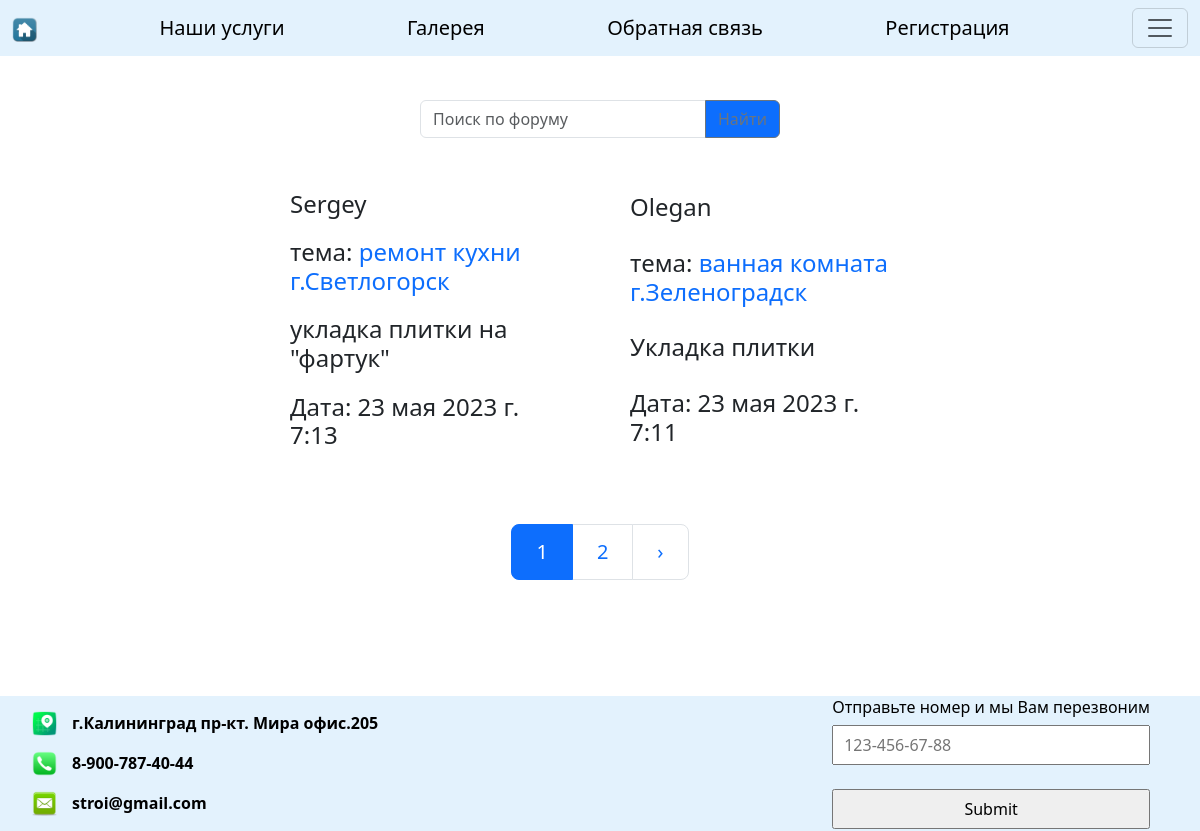
The app's page /forum/ with its own data.
### forum/models.py (models this page shows, shortened)
class Thread(models.Model):  # модель Thread для создания рубрик в модели Category категория
    title = models.CharField(max_length=100)
    content = models.TextField()
    category = models.ForeignKey(Category, on_delete=models.CASCADE)
    author = models.ForeignKey(User, on_delete=models.CASCADE)
    created_at = models.DateTimeField(auto_now_add=True)
    class Meta:
        ordering = ['-created_at']

### main_1/models.py (models this page shows, shortened)
class ContactOfOrganization(models.Model):
    address = models.CharField(max_length=1000)
    phone = models.CharField(max_length=50)
    email = models.CharField(max_length=100)

### forum/views.py (the view)
# urls.py: path('', views.index, name='forum'),
def index(request):
    message, search_query, info = search_forum(request)
    custom_range, message = paginate_forum(request, message, 2)
    contact_org = ContactOfOrganization.objects.all()
    context = {
        'custom_range': custom_range,
        'message': message,
        'search_query': search_query,
        'contact': contact_org,
        'info': info
    }
    return render(request, 'forum/index.html', context)

### forum/utils.py (called while the page is built)
def paginate_forum(request, message, results):
    page = request.GET.get('page', 1)
    paginator = Paginator(message, results, allow_empty_first_page=True)
    message = paginator.get_page(page)
    left_index = int(page) - 2
    if left_index < 1:
        left_index = 1
    right_index = int(page) + 3
    if right_index > paginator.num_pages:
        right_index = paginator.num_pages + 1
    custom_range = range(left_index, right_index)
    return custom_range, message

def search_forum(request):
    search_query = ''
    if request.GET.get('search_query'):
        search_query = request.GET.get('search_query')
    message = Thread.objects.filter(Q(title__iregex=search_query) | Q(content__iregex=search_query) |
                                    Q(author__first_name__iregex=search_query) | Q(
        created_at__iregex=search_query) | Q(category__name__iregex=search_query))
    info = True
    if not message.exists():
        message = Thread.objects.all()
        info = messages.info(request, 'по запросу ничего не найдено')
    return message, search_query, info

### forum/templates/forum/index.html (shortened to what this page needs)
{% extends 'main/index.html' %}
{% block content %}
    {% if message %}
    <form action="{% url 'forum' %}" method="get" id="search">
        <div class="input-group mb-3" style="padding-top: 100px; width: 30%; margin: 0 auto">
  <input type="text" name="search_query" class="form-control" placeholder="Поиск по форуму"
         aria-label="Recipient's username"
         aria-describedby="button-addon2" value="{{ search_query }}">
  <button class="btn btn-outline-secondary bg-primary" type="submit" id="button-addon2">Найти</button>
            </div>
    </form>
    {% else %}
    <h3 style="padding-top: 100px; width: 50%; margin: 0 auto">Вы можете создать раздел в
        <a href="{% url 'personal_account' user.id %}">личном кабинете</a></h3>
    {% endif %}
<div class="forum_block">
    <div class="forum_wrapper">
        <div class="forum_items">
            {% for field in message %}
        <div class="forum_item">
        <h4>{{ field.author.first_name }}</h4>
        <h4>тема: <a href="{% url 'forum_discuss' field.id %}" style="text-decoration: none">
            {{ field.title }}</a></h4>
        <h4>{{ field.content|truncatewords:10 }}</h4>
        <h4>Дата: {{ field.created_at }}</h4>
    </div>
           {% empty %}
                  <div class="false_block" style="height: 340px"></div>
            {% endfor %}
        </div>
        {% if message.has_other_pages %}
        <nav aria-label="...">
  <ul class="pagination pagination-lg" style="padding-top: 30px;">
{% for page in custom_range %}
      {% if page == message.number %}
    <li class="page-item active" aria-current="page">
      <a class="page-link" href="?page={{page}}" data-page="{{page}}">{{ page }}</a>
    </li>
      {% else %}
      <li class="page-item"><a class="page-link" href="?page={{page}}" data-page="{{page}}">{{ page }}</a></li>
      {% endif %}
     {% endfor %}
      {% if message.has_next %}
    <li class="page-item">
      <a class="page-link" href="?page={{ message.next_page_number }}" data-page="{{message.next_page_number}}">&#8250;</a>
    </li>
        {% endif %}
  </ul>
</nav>
        {% endif %}
</div>
    </div>
{% endblock %}

### main_1/templates/main/index.html (shortened to what this page needs)
<!DOCTYPE html>
{% load static %}
<html lang="en">
<head>
    <link rel="stylesheet" href="{% static 'css/style.css' %}">
    <link rel="stylesheet" href="https://cdn.jsdelivr.net/npm/bootstrap@5.3.0-alpha3/dist/css/bootstrap.min.css">
    <link rel="stylesheet" href="https://unpkg.com/@popperjs/core@2">
</head>
<body>
{% block title %}
<nav class="navbar fixed-top" style='background-color: #e3f2fd'>
  <div class="container-fluid">
   <a class="navbar-brand"
      href="{% url 'index' %}"><img src="{% static 'images/home.ico' %}" alt="" style="width: 25px; height: 25px"></a>
    <a class="navbar-brand" href="{% url 'main' %}">Наши услуги</a>
    <a class="navbar-brand" href="{% url 'gallery' %}">Галерея</a>
    <a class="navbar-brand" href="{% url 'contact' %}">Обратная связь</a>
      {% if user.is_authenticated%}
    <a class="navbar-brand" href="{% url 'personal_account'  user.id %}">Личный кабинет</a>
      {% else %}
    <a class="navbar-brand" href="{% url 'enter' %}">Регистрация</a>
      {% endif %}
    <button class="navbar-toggler" type="button" data-bs-toggle="offcanvas" data-bs-target="#offcanvasDarkNavbar" aria-controls="offcanvasDarkNavbar" aria-label="Toggle navigation">
      <span class="navbar-toggler-icon"></span>
    </button>
  </div>
</nav>
{% endblock %}
{% block content %}{% endblock %}
{% block footer %}
<div class="footer">
            {% for fields in contact %}
                <ul class="contact_list">
                    <li class="contact_element">
                        <img src="{% static 'images/address_icon.png' %}" alt=""><p>{{ fields.address }}</p>
                    </li>
                    <li class="contact_element">
                        <img src="{% static 'images/phone_icon.png' %}" alt=""><p>{{ fields.phone }}</p>
                    </li>
                     <li class="contact_element">
                        <img src="{% static 'images/mail_icon.png' %}" alt=""><p>{{ fields.email }}</p>
                    </li>
                </ul>
            {% endfor %}
    <div class="footer_wrap" >
            <form action="{% url 'index' %}" method="post">
            <h6>Отправьте номер и мы Вам перезвоним</h6>
            <input type="tel" id="phone" name="phone" placeholder="123-456-67-88" pattern="[0-9]{3}-[0-9]{3}-[0-9]{2}-[0-9]{2}"
         required><br><br>
            <input type="submit">
                </form>
    </div>
</div>
{% endblock %}
</body>
</html>

### main_1/static/css/style.css (style rules this page uses)
* { box-sizing: border-box; }
html, body { width: 100%; margin: 0 auto; padding: 0; background-size: 100%100%; background-repeat: no-repeat; background-image: url("../images/repair.png"); font-family: 'PT Sans', Arial, Verdana; background-color: #a3e293; }
.footer { width: 100%; height: fit-content; background: #e3f2fd; margin-top: 50px; color: #000; font-weight: bold; display: flex; justify-content: space-between; align-items: center; }
.footer img { height: 25px; width: 25px; }
.footer>ul { padding-top: 15px; }
.footer_wrap { height: 100%; display: flex; flex-direction: row; justify-content: flex-end; margin-right: 50px; }
input { width: 100%; padding: 6px 10px; box-sizing: border-box; margin-top: 4px; }
ul.contact_list>li { padding-top: 5px; padding-bottom: 5px; list-style: none; }
body.open, body:after { overflow: hidden }
* { box-sizing: border-box }
.forum_block { display: flex; flex-direction: row; justify-content: space-around; align-items: flex-start; }
.forum_wrapper { display: flex; flex-direction: column; justify-content: center; align-items: center; padding-bottom: 50px; }
.forum_items { display: flex; flex-direction: row; flex-wrap: wrap; justify-content: space-evenly; align-items: center; }
.forum_item { display: flex; flex-direction: column; align-items: flex-start; justify-content: space-around; width: 300px; height: 300px; background: #fff; margin: 20px; box-sizing: border-box; padding: 10px; border-radius: 15px; }
.footer>ul { margin-bottom: 0; }
.contact_element { display: flex; }
ul.contact_list>li { padding-top: 0; padding-bottom: 0; }
li.contact_element>p { margin-left: 15px; }

### records on screen
Thread: author.first_name "Sergey", title "ремонт кухни г.Светлогорск", content "укладка плитки на \"фартук\"", created_at "23 мая 2023 г. 7:13"
Thread: author.first_name "Olegan", title "ванная комната г.Зеленоградск", content "Укладка плитки", created_at "23 мая 2023 г. 7:11"
ContactOfOrganization: address "г.Калининград пр-кт. Мира офис.205", phone "8-900-787-40-44", email "stroi@gmail.com"

### other values on screen
{{ page }} "1"
{{ page }} "2"
